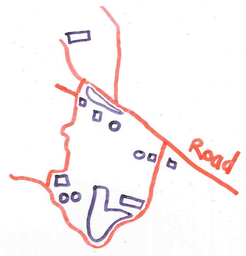
#> input picture images/ethiopia_modified.png, 246 x 256 px, shrunk from 911 x 949 before the run
$ python sketch_segmentation_9.py
#> lines starting #> are read from the running program, lines starting #| are printed output that depends on the picture; after the words box and inside, x2 and y2 are one past the last pixel; in counts of white or black regions, pixels touching at a corner belong together
import random
import math

import numpy as np
import cv2
import matplotlib
import matplotlib.pyplot as plt
from skimage.morphology import skeletonize
from skimage import img_as_ubyte


#key: row and column of the neighbouring pixels, value: the amount to be added to the central pixel -> h,wpl.,
delta = {(0,0): (-1,-1), (0,1): (-1,0), (0,2): (-1,1),
            (1,0): (0,-1), (1,1): (0,0), (1,2): (0,1),
            (2, 0): (1, -1), (2,1): (1,0), (2,2): (1,1)}

colors = [(255, 0, 0), (0, 255, 0), (0, 0, 255), (0, 255, 255), (80, 127, 255), (255, 0, 255),
          (255, 255, 0), (96, 164, 244)]

class Stroke(object):
    class_counter= 0

    def __init__(self, points, image):

        self.points = points
        self.image = image
        self.starting_point, self.ending_point = self.find_ending_points()
        self.index = Stroke.class_counter
        Stroke.class_counter += 1

    def draw_strokes3(self, image, points):
        if len(image.shape) >2:
            h, w, d = image.shape
        else :
            h, w= image.shape
        blank_image = np.zeros((h, w), np.uint8)

        for p in points:
            blank_image[p[1], p[0]] = 255

        return blank_image

    def distance(self, pixel_1, pixel_2):
        delta_x = (pixel_1[0] - pixel_2[0]) ** 2
        delta_y = (pixel_1[1] - pixel_2[1]) ** 2
        return (delta_x + delta_y) ** 0.5

    def far_away_end_points(self, ending_points):
        max_dist = -10
        ending_points_ = None
        for p in ending_points:
            for p2 in ending_points:
                d = self.distance(p, p2)
                if d > max_dist:
                    ending_points_ = [p, p2]
                    max_dist = d
        return ending_points_


    def compareN(self, neighbourhood):
        possible = [np.array([[0, 255, 255], [0, 255, 0], [0, 0, 0]]),
                    np.array([[255, 255, 0], [0, 255, 0], [0, 0, 0]]),
                    np.array([[0, 0, 0], [0, 255, 0], [255, 255, 0]]),
                    np.array([[0, 0, 0], [0, 255, 0], [0, 255, 255]]),
                    np.array([[0, 0, 255], [0, 255, 255], [0, 0, 0]]),
                    np.array([[255, 0, 0], [255, 255, 0], [0, 0, 0]]),
                    np.array([[0, 0, 0], [255, 255, 0], [255, 0, 0]]),
                    np.array([[0, 0, 0], [0, 255, 255], [0, 0, 255]])
                    ]
        for p in possible:

            c = neighbourhood == p
            if c.all():
                return True
        return False

    def find_ending_points(self):
        d = self.draw_strokes3(self.image, self.points)
        ending_points = []
        for p in self.points:
            neighbourhood = list()
            neighbourhood[:] = d[p[1] - 1: p[1] + 2, p[0] - 1: p[0] + 2]
            neighbours = np.argwhere(neighbourhood)
            print('neighbours', neighbours, 'len neighbours', len(neighbours))
            if len(neighbours) <= 2:
                ending_points.append(p)
            elif len(neighbours) == 3:
                if  self.compareN(neighbourhood):
                    ending_points.append(p)
        # returns the two ending points that are more far away
        print("points", self.points)
        print("ending_points", ending_points)
        # if no ending points were found we have a close stroke (i.e. a perfectly closed circle)
        if not ending_points:
            return (self.points[0], self.points[1])

        real_ending_points = self.far_away_end_points(ending_points)
        return (real_ending_points[0], real_ending_points[-1])


def threshold_image(image, min_p = 200, max_p = 255):
    grayscaled = cv2.cvtColor(image, cv2.COLOR_BGR2GRAY)
    ret, threshold = cv2.threshold(grayscaled, min_p, max_p, cv2.THRESH_BINARY)
    return threshold


def getSkeleton (image):
    # Applies a skeletonization algorithm, thus, transforming all the strokes inside the sketch into one pixel width lines
    threshold = threshold_image(image)
    threshold = cv2.bitwise_not(threshold)
    threshold[threshold == 255] = 1
    skeleton = skeletonize(threshold)
    skeleton = img_as_ubyte(skeleton)
    return skeleton

def showImage(image, method = 'plt'):
    if method == 'plt':
        try:
            plt.imshow(cv2.cvtColor(image, cv2.COLOR_BGR2RGB))
            plt.show()
        except cv2.error:
            plt.imshow(image)
            plt.show()

    else:
        cv2.imshow('image', image)
        cv2.waitKey(0)
        cv2.destroyAllWindows()


def scan_8_pixel_neighbourhood(skeleton_image, pixel):
    """
    :param skeleton_image: skeleton image
    :param pixel: a tuple of the type (x, y)
    :return: a matrix indicating the indexes of the neighbouring pixels of the input pixel
    """
    if inside_image(pixel, skeleton_image):
        skeleton_image = skeleton_image.copy()
        neighbourhood = skeleton_image[pixel[1] - 1: pixel[1] + 2, pixel[0] - 1: pixel[0] + 2]
        neighbourhood[1,1] = 0
        neighbours = np.argwhere(neighbourhood)
        return neighbours
    else:
        return []

def find_top_left_most_pixel(skeleton_image, processing_index = 0):
    """
    Expects an skeletonized image (binary image with one-pixel width lines)
    """
    for y in range(processing_index, skeleton_image.shape[0], 1):
        for x in range(0, skeleton_image.shape[1]):

            if skeleton_image[y, x] == 255 :
                return (x,y)
    return None

def inside_image(pixel, image):
    """Checks whether a pixel is inside the image space"""
    h, w = image.shape
    if (pixel[1] - 1 >= 0) and (pixel[1] + 1 <= h - 1) and (pixel[0] - 1 >= 0) and (pixel[0] + 1 <= w - 1):
        return True
    else:
        return False


def extend_line(P1, P2 , offset = 100000):
    x1, y1 = P1
    x2, y2 = P2

    delta_x = x2 - x1
    delta_y = y2 - y1

    new_x1 = x1 - delta_x * offset
    new_y1 = y1 - delta_y * offset

    new_x2 = x2 + delta_x * offset
    new_y2 = y2 + delta_y * offset

    return ((new_x1, new_y1), (new_x2, new_y2))


def determine_side(P1, P2, P3):

    """Determines whether the point P3 is to left or to the right side of the line formed
       by the points P1 and P2
    """
    P1, P2 = extend_line(P1, P2)
    x1, y1 = P1
    x2, y2 = P2
    x3, y3 = P3

    d3 = (x3 - x1)*(y2 - y1) - (y3 - y1)*(x2 - x1)

    # d1 is calculated for a point that we know lies on the left side of the line
    d1 = ((x1 - 1) - x1)*(y2 - y1) - (y1 - y1)*(x2 - x1)
    sign = lambda a: 1 if a > 0 else -1 if a < 0 else 0

    if sign(d3) == sign(d1):
        return "left"
    else:
        return "right"

def inner_angle(P1, P2, P3):
    """Computes the inner product formed by the lines generated from
       (P1(x1, y1), P2(x2, y2) and P2(x2, y2), P3(x3, y3))
       P2 is shared by both lines, hence it represents the point of ambiguity
    """
    side = determine_side(P1, P2, P3)
    x1, y1 = P1
    x2, y2 = P2
    x3, y3 = P3
    dx21 = x1 - x2
    dx31 = x3 - x2
    dy21 = y1 - y2
    dy31 = y3 - y2
    m12 = (dx21 * dx21 + dy21 * dy21) ** 0.5
    m13 = (dx31 * dx31 + dy31 * dy31) ** 0.5
    theta_radians = math.acos((dx21 * dx31 + dy21 * dy31) / (m12 * m13))
    theta_degrees = theta_radians * 180 / math.pi

    if side == "left":
        theta_degrees = 360 - theta_degrees

    return theta_degrees


def local_solver(P1, P2, neighbours):
    """
    from a set of neighbouring pixels selects the one with the minimum angular deviation
    from the direction given by the last two pixels of the stroke history (P1,P2).
    """
    minimum_angle = 100000
    selected_pixel = None

    for n in neighbours:
        delta_y, delta_x = delta[tuple(n)]
        P3 = (P2[0] + delta_x, P2[1] + delta_y)
        angle = inner_angle(P1, P2, P3)
        if angle < minimum_angle:
            selected_pixel = P3
            minimum_angle = angle
    return selected_pixel


def draw_strokes(image, strokes, colors=[(0,255,0)]):
    if len(image.shape)>2:
        h, w, d = image.shape
    else:
        h,w = image.shape
        d=3
    blank_image = np.zeros((h, w, d), np.uint8)
    color_index = 0
    for stroke in strokes:
        for p in stroke.points:
            cv2.circle(blank_image, p, 1, colors[color_index%len(colors)], -1)
            #cv2.imwrite(f'{color_index}.bmp', blank_image)
        color_index += 1

    return blank_image


def distance(pixel_1, pixel_2):
    delta_x = (pixel_1[0] - pixel_2[0])**2
    delta_y = (pixel_1[1] - pixel_2[1]) ** 2
    return (delta_x + delta_y)**0.5


def stroke_distance(stroke_1, stroke_2):
    """Returns the minimum distance between two strokes"""
    s_1 = stroke_1.starting_point
    e_1 = stroke_1.ending_point
    s_2 = stroke_2.starting_point
    e_2 = stroke_2.ending_point
    set_1 = [s_1, e_1]
    set_2 = [s_2, e_2]
    frontier = None
    minimum_distance = 1000000
    for p in set_1:
        for p2 in set_2:
            p_dist = distance(p, p2)
            if p_dist < minimum_distance:
                minimum_distance = p_dist
                frontier = (p,p2)
    return minimum_distance, frontier


def generate_strokes_until_ambiguity(skeleton_image, pixel, minimum_length = 10):
    """Generates an stroke until ambiguity, unless the current length is less than a predefined length threshold"""
    former_skeleton = skeleton_image.copy()
    ambiguity_pixel = None
    stroke_history = []
    stroke_history.append(pixel)
    all_possibilities = []
    skeleton_image[pixel[1], pixel[0]] = 0
    ambiguity_solved = True

    while (len(scan_8_pixel_neighbourhood(skeleton_image, pixel)) > 0) or not ambiguity_solved:
        #print(ambiguity_solved)
        if ambiguity_pixel:
            neighbours_ap = scan_8_pixel_neighbourhood(skeleton_image, ambiguity_pixel)
            #print("ambiguity pixel", ambiguity_pixel, "has", len(neighbours_ap), "neighbours")
            #print(neighbours_ap)
            if len(neighbours_ap) == 0:
                #print("hiiii", ambiguity_pixel)
                ambiguity_solved = True

        if len(scan_8_pixel_neighbourhood(skeleton_image, pixel)) == 0 and ambiguity_solved==False:
            # added

            skeleton_image[pixel[1], pixel[0]] = 0
            pixel = ambiguity_pixel
            all_possibilities.append(stroke_history)
            stroke_history = []

        # comparing with the new pixel
        neighbours = scan_8_pixel_neighbourhood(skeleton_image, pixel)


            # added check
        #if len(neighbours) == 0:


        if len(neighbours) == 1:
            delta_y, delta_x = delta[tuple(neighbours[0])]
            pixel = (pixel[0] + delta_x, pixel[1] + delta_y)
            stroke_history.append(pixel)
            print("Stroke History", stroke_history)
            skeleton_image[pixel[1], pixel[0]] = 0
        elif len(stroke_history) < minimum_length and len(neighbours) > 0:
            if len(stroke_history) < 2:
                print("neighbours XD XD", neighbours)
                print("neighbours XD", tuple(neighbours[0]))
                delta_y, delta_x = delta[tuple(neighbours[0])]
                pixel = (pixel[0] + delta_x, pixel[1] + delta_y)
                stroke_history.append(pixel)
                print("Stroke History", stroke_history)
                skeleton_image[pixel[1], pixel[0]] = 0
            else:
                P1 = stroke_history[-2]
                P2 = stroke_history[-1]

                pixel = local_solver(P1, P2, tuple(neighbours))
                stroke_history.append(pixel)
                print("Stroke History", stroke_history)
                skeleton_image[pixel[1], pixel[0]] = 0
        else:
            #it is large enough so it can be compared later, hence we add it

            all_possibilities.append(stroke_history)
            print("all_possibilities", stroke_history)
            stroke_history = []
            # we must go back to the original ambiguity
            if ambiguity_pixel:
                pixel = ambiguity_pixel
            else:
                ambiguity_pixel = pixel
                ambiguity_solved = False
                #print("ambiguity pixel", ambiguity_pixel, ambiguity_solved)

    if len(stroke_history)>=12:
        all_possibilities.append(stroke_history)

    all_strokes = [Stroke(points, former_skeleton) for points in all_possibilities if len(points) > 4]

    return all_strokes, former_skeleton


# [16 lines of commented-out code are left out]


def generate_strokes2(skeleton_image):
    all_strokes = []
    while True:
        pixel = find_top_left_most_pixel(skeleton_image, processing_index=0)
        if  pixel == None:
            break

        strokes, former_skeleton = generate_strokes_until_ambiguity(skeleton_image, pixel, minimum_length=10)
        # if len(strokes) == 0:
        #     break

        for s in strokes:
            all_strokes.append(s)

    return  all_strokes, former_skeleton


def points_principal_component(points):
    """The points list must have  a length of 12"""
    x = np.array([p[0] for p in points])
    x_mean = x.mean()
    y = np.array([p[1] for p in points])
    y_mean  = y.mean()
    principal_component = np.sum((x - x_mean) * (y - y_mean))/(11)
    return principal_component


def best_stroke(former_stroke, possible_strokes ):
    """Returns best stroke to be merged inside possible_strokes according to the principal component"""
    best_stroke = None
    index = None
    minimum_difference = 10000000000000000
    pc_fs = points_principal_component(former_stroke.points[-12:])
    for index, ps in enumerate(possible_strokes):
        pc = points_principal_component(ps.points[0:12])
        diff = (pc_fs - pc)**2
        if diff < minimum_difference:
            minimum_difference = diff
            best_stroke = ps
    return best_stroke, index


def fill_stroke_gap(frontier):
    p1, p2 = frontier
    new_points_x = list(range(p1[0], p2[0] + 1, 1))
    new_points_y = list(range(p1[1], p2[1] + 1, 1))
    new_points = list(zip(new_points_x, new_points_y))
    return new_points


def alternative_single_merge(former_stroke, possible_strokes, image):
    """merges the former stroke with the best stroke within the possibilities"""
    possibilities = []
    strokes_to_be_erased = []


    for ps in possible_strokes:
        d,frontier = stroke_distance(former_stroke, ps)
        if d < 10:
            possibilities.append(ps)
    best_stroke_, index = best_stroke(former_stroke, possibilities)
    if best_stroke_:
        d, frontier = stroke_distance(former_stroke, best_stroke_)
        points_to_add = fill_stroke_gap(frontier)
        strokes_to_be_erased.append(best_stroke_.index)
        strokes_to_be_erased.append(former_stroke.index)
        #print(points_to_add)
        new_stroke = Stroke(best_stroke_.points + points_to_add + former_stroke.points, image)

        return new_stroke,strokes_to_be_erased
    else:
        return former_stroke,strokes_to_be_erased


def multiple_merge(all_strokes, image):

    former_stroke = all_strokes[0]
    to_compare = all_strokes[1:]
    while True:
        former_stroke, strokes_to_be_erased = alternative_single_merge(former_stroke, to_compare, image)
        to_compare = [tc for tc in to_compare if tc.index not in strokes_to_be_erased]
        if len(strokes_to_be_erased) == 0:
            break
    return former_stroke, to_compare


def generate_final_strokes(image):
    skeleton_image = getSkeleton(image)
    all_strokes, _ = generate_strokes2(skeleton_image)
    final_strokes = []
    while True:
        print("Generating Strokex")
        former_stroke, comparision_strokes = multiple_merge(all_strokes,image)
        if former_stroke:
            final_strokes.append(former_stroke)
        if len(comparision_strokes) == 0:
            break

        all_strokes = comparision_strokes
    return final_strokes


image = cv2.imread('images/ethiopia_modified.png')
#> image is the input picture: shape (256, 246, 3); mean B, G, R 243.1, 242.5, 249.4
showImage(image)
skeleton_image = getSkeleton(image)
#> in threshold_image, `grayscaled = cv2.cvtColor(image, cv2.COLOR_BGR2GRAY)`:
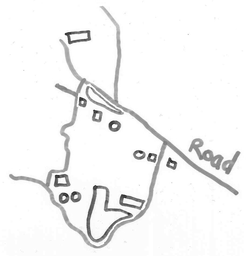
#> grayscaled: shape (256, 246); min 38, max 255, mean 244.6
#> in threshold_image, `ret, threshold = cv2.threshold(grayscaled, min_p, max_p, cv2.THRESH_BI..`:
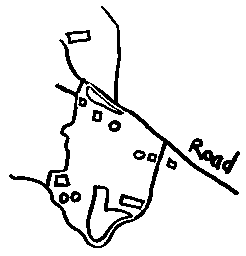
#> threshold: shape (256, 246); 91.7% white; 14 black regions, largest, box (x1, y1, x2, y2) and area: (9, 6, 239, 248) 2927, (86, 185, 133, 243) 568, (188, 138, 224, 170) 381
#> in threshold_image, `ret, threshold = cv2.threshold(grayscaled, min_p, max_p, cv2.THRESH_BI..`: ret = 200
#> in getSkeleton, `skeleton = skeletonize(threshold)`:
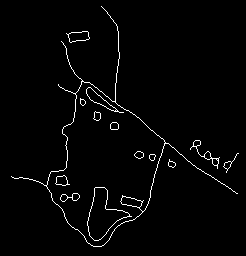
#> skeleton: shape (256, 246) bool; 2.1% white in thin lines or dots, all inside (x1, y1, x2, y2) = (11, 6, 239, 247)
showImage(skeleton_image)
all_strokes, _ = generate_strokes2(skeleton_image)
#> the loop in generate_strokes2, `while True:` made 32 passes
#> (printed output is left out)
#> after the loop in generate_strokes2, `while True:`: skeleton_image: shape (256, 246); every value is 0
print(len(all_strokes))
before = draw_strokes(image, all_strokes, colors)
#> the loop in draw_strokes, `for stroke in strokes:` made 38 passes
#> after the loop in draw_strokes, `for stroke in strokes:`:
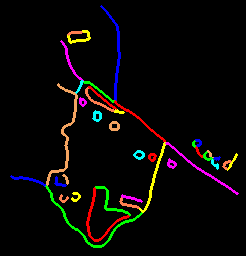
#> blank_image: shape (256, 246, 3); mean of channels 0, 1, 2 6.1, 7.5, 9.6; drawn as B, G, R
# displaying contours before merge
showImage(before)


final_strokes = generate_final_strokes(image)
#> the loop in generate_final_strokes, `while True:` made 15 passes
#> pass 1, in find_ending_points (call 77), `d = self.draw_strokes3(self.image, self.points)`:
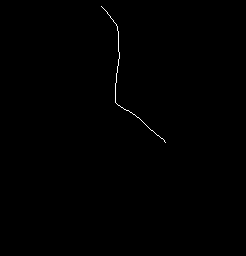
#> d: shape (256, 246); 0.24% white in thin lines or dots, all inside (x1, y1, x2, y2) = (101, 6, 166, 143)
#> pass 1, in find_ending_points (call 79), `d = self.draw_strokes3(self.image, self.points)`:
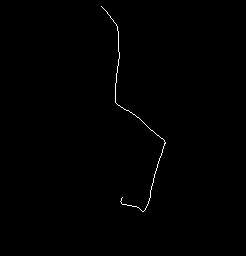
#> d: shape (256, 246); 0.39% white in thin lines or dots, all inside (x1, y1, x2, y2) = (101, 6, 166, 212)
print(len(final_strokes))
# displaying contours after merge
after = draw_strokes(image, final_strokes, colors)
#> the loop in draw_strokes (call 2), `for stroke in strokes:` made 15 passes
#> after the loop in draw_strokes (call 2), `for stroke in strokes:`:
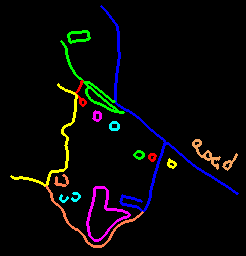
#> blank_image: shape (256, 246, 3); mean of channels 0, 1, 2 7.8, 7.3, 7.9; drawn as B, G, R
showImage(after)

$ run again, with images/test_2.png copied over images/ethiopia_modified.png
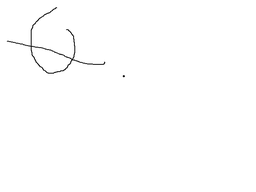
#> input picture images/test_2.png, 256 x 192 px, shrunk from 640 x 480 before the run
#> image is the input picture: shape (192, 256, 3); min 0, max 255, mean 253.8
#> in threshold_image, `ret, threshold = cv2.threshold(grayscaled, min_p, max_p, cv2.THRESH_BI..`:
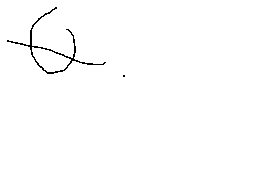
#> threshold: shape (192, 256); 99.2% white; black in thin lines or dots, all inside (x1, y1, x2, y2) = (7, 7, 125, 77)
#> ret = 200
#> the loop in generate_strokes2, `while True:` made 4 passes
#> (printed output is left out)
#> the loop in draw_strokes, `for stroke in strokes:` made 6 passes
#> the loop in draw_strokes (call 2), `for stroke in strokes:` made 2 passes
#> in showImage (call 4), `plt.show()`:
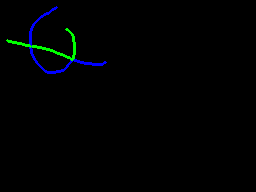
#> shown: shape (192, 256, 3); mean R, G, B 0, 1.5, 2

$ run again, with images/test_3.png copied over images/ethiopia_modified.png
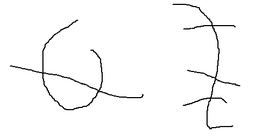
#> input picture images/test_3.png, 256 x 138 px, shrunk from 471 x 253 before the run
#> image is the input picture: shape (138, 256, 3); min 0, max 255, mean 249
#> in threshold_image, `ret, threshold = cv2.threshold(grayscaled, min_p, max_p, cv2.THRESH_BI..`:
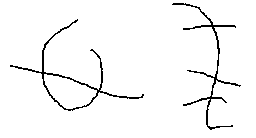
#> threshold: shape (138, 256); 96.6% white; black in thin lines or dots, all inside (x1, y1, x2, y2) = (10, 3, 241, 130)
#> ret = 200
#> the loop in generate_strokes2, `while True:` made 9 passes
#> (printed output is left out)
#> the loop in draw_strokes, `for stroke in strokes:` made 16 passes
#> the loop in draw_strokes (call 2), `for stroke in strokes:` made 6 passes
#> after the loop in draw_strokes (call 2), `for stroke in strokes:`:
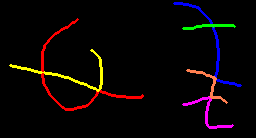
#> blank_image: shape (138, 256, 3); mean of channels 0, 1, 2 4.7, 4.6, 9.8; drawn as B, G, R
